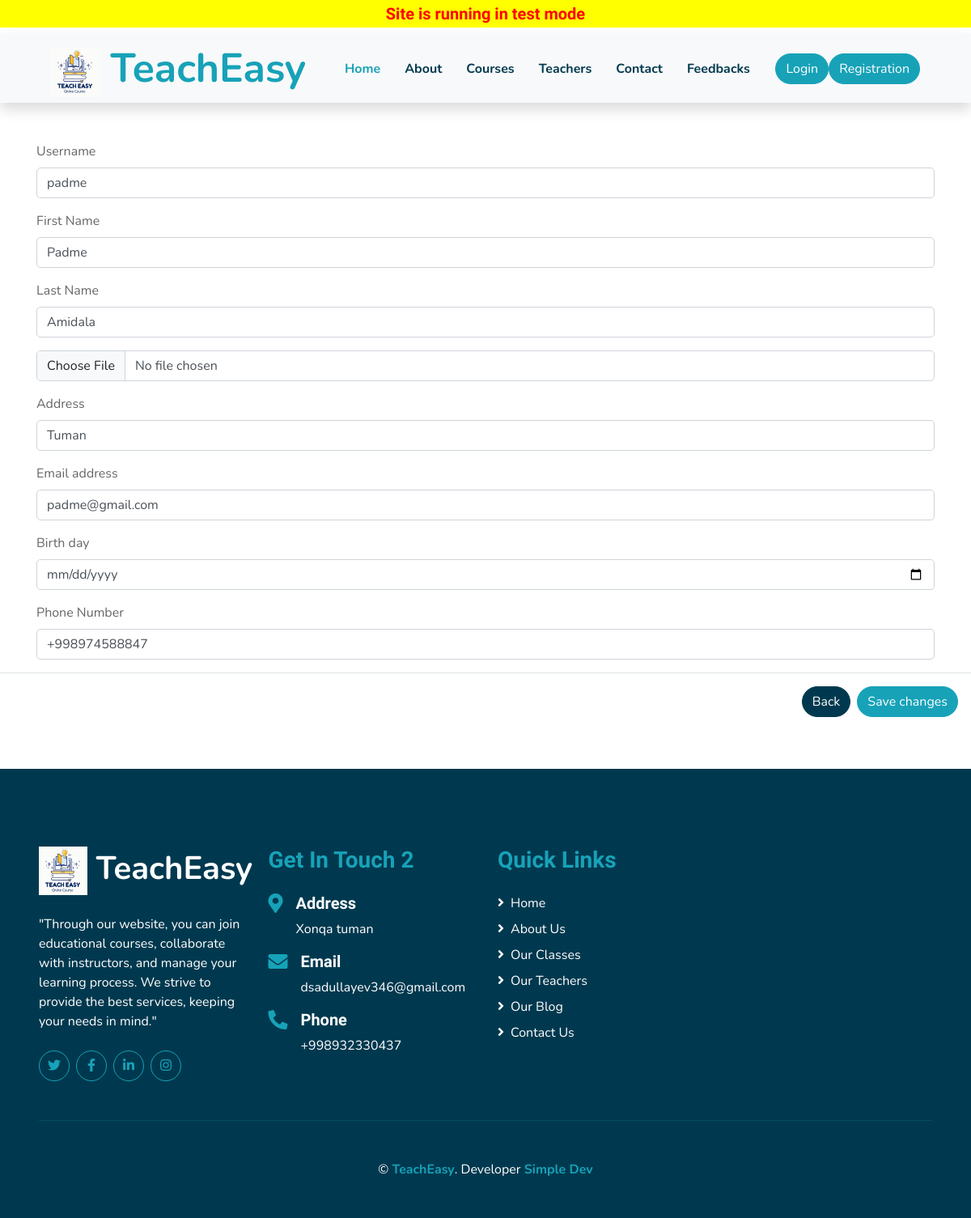
The page /course/1/student/3/edit on the database its author committed.
### main/models.py (models this page shows, shortened)
class CustomUser(AbstractUser):
    birth_date = models.DateField(blank=True, null=True)
    address = models.TextField(blank=True, null=True)
    phone_number = PhoneNumberField(unique=True, blank=True, null=True)
    role = models.CharField(
        max_length=20,
        choices=UserRoleEnum.choices(),
        default=UserRoleEnum.STUDENT.name
    )
    image = models.ImageField(upload_to='users/', blank=True, null=True)

### main/views.py (the view)
# urls.py: path('course/<int:course_id>/student/<int:student_id>/edit',student_edit_view,name='student_edit'),
def student_edit_view(request, course_id, student_id):
    course_student = CourseStudent.objects.get(course=course_id, student=student_id)
    student = course_student.student.user
    if request.method == "POST":
        form = StudentEditForm(request.POST, request.FILES, instance=student)
        if form.is_valid():
            form.save()
            return redirect('student_detail', course_id=course_id, student_id=student_id)
    else:
        form = StudentEditForm(instance=student)
    ctx = {
        'form': form,
        'course_student': course_student,
        'student': student,
    }
    return render(request, 'student/student_edit.html', ctx)

### main/forms.py
class StudentEditForm(forms.ModelForm):
    class Meta:
        model = CustomUser
        fields = ['username', 'first_name', 'last_name', 'birth_date', 'address', 'phone_number', 'image','email']

### template/student/student_edit.html (shortened to what this page needs)
{% extends "main/base.html" %}
{% load static %}
{% block content %}
<div class="container mt-5">
    <form method="post" enctype="multipart/form-data"> {% csrf_token %}
        <div class="mb-3">
            <label class="form-label">Username</label>
            <input type="text" class="form-control" name="username" value="{{ form.username.value }}">
        </div>
        <div class="mb-3">
            <label class="form-label">First Name</label>
            <input type="text" class="form-control" name="first_name" value="{{ form.first_name.value }}">
        </div>
        <div class="mb-3">
            <label class="form-label">Last Name</label>
            <input type="text" class="form-control" name="last_name" value="{{ form.last_name.value }}">
        </div>
        <div class="input-group mb-3">
            <input type="file" class="form-control" id="inputGroupFile01" name="image" required
                value="{{ form.image.value }}">
        </div>
        <div class="mb-3">
            <label class="form-label">Address</label>
            <input type="text" class="form-control" name="address" value="{{ form.address.value }}">
        </div>
        <div class="mb-3">
            <label class="form-label">Email address</label>
            <input type="email" class="form-control" name="email" value="{{ form.email.value }}">
        </div>
        <div class="mb-3">
            <label class="form-label">Birth day</label>
            <input type="date" class="form-control" name="birth_date" value="{{ form.birth_date.value }}">
        </div>
        <div class="mb-3">
            <label class="form-label">Phone Number</label>
            <input type="tel" class="form-control" name="phone_number" value="{{ form.phone_number.value }}">
        </div>
</div>
<div class="modal-footer">
    <a class="btn btn-secondary"
        href="{% url 'student_detail' course_id=course_student.course.id student_id=course_student.student.id %}">Back</a>
    <button type="submit" class="btn btn-primary">Save changes</button>
</div>
{% endblock content %}

### rows shown on the page
CustomUser: username "padme", first_name "Padme", last_name "Amidala", address "Tuman", email "padme@gmail.com", phone_number "+998974588847"
